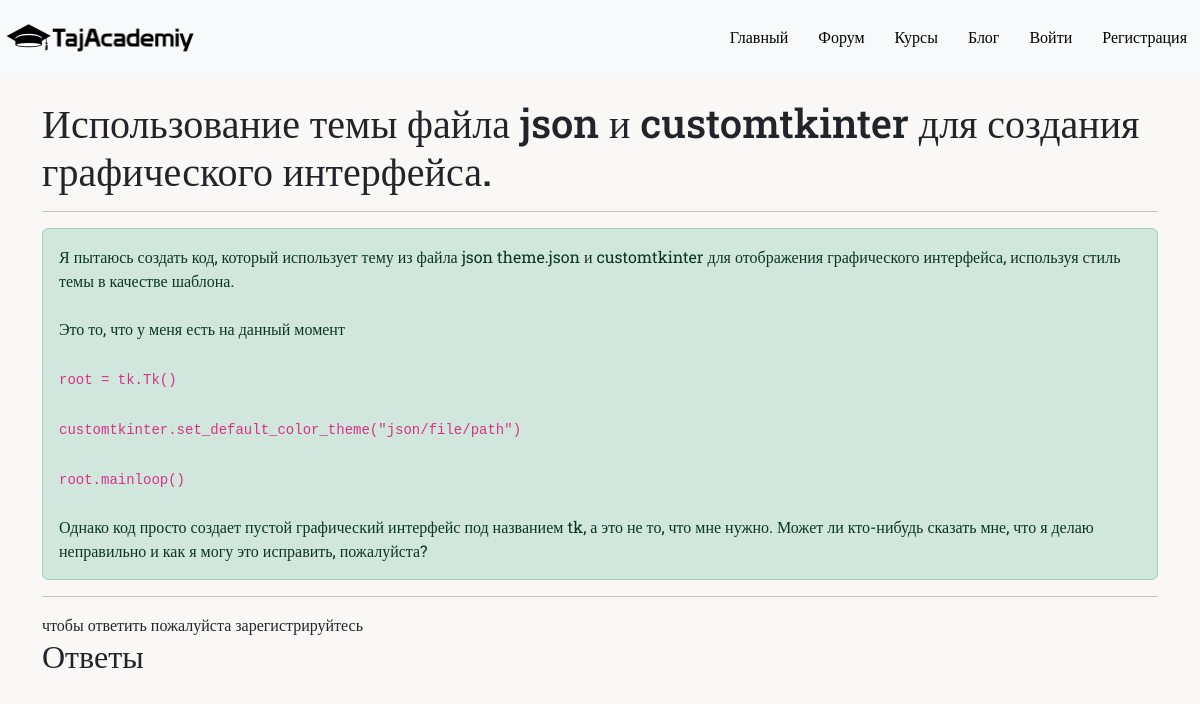
Before: /forum/question/7/ with the older database file.
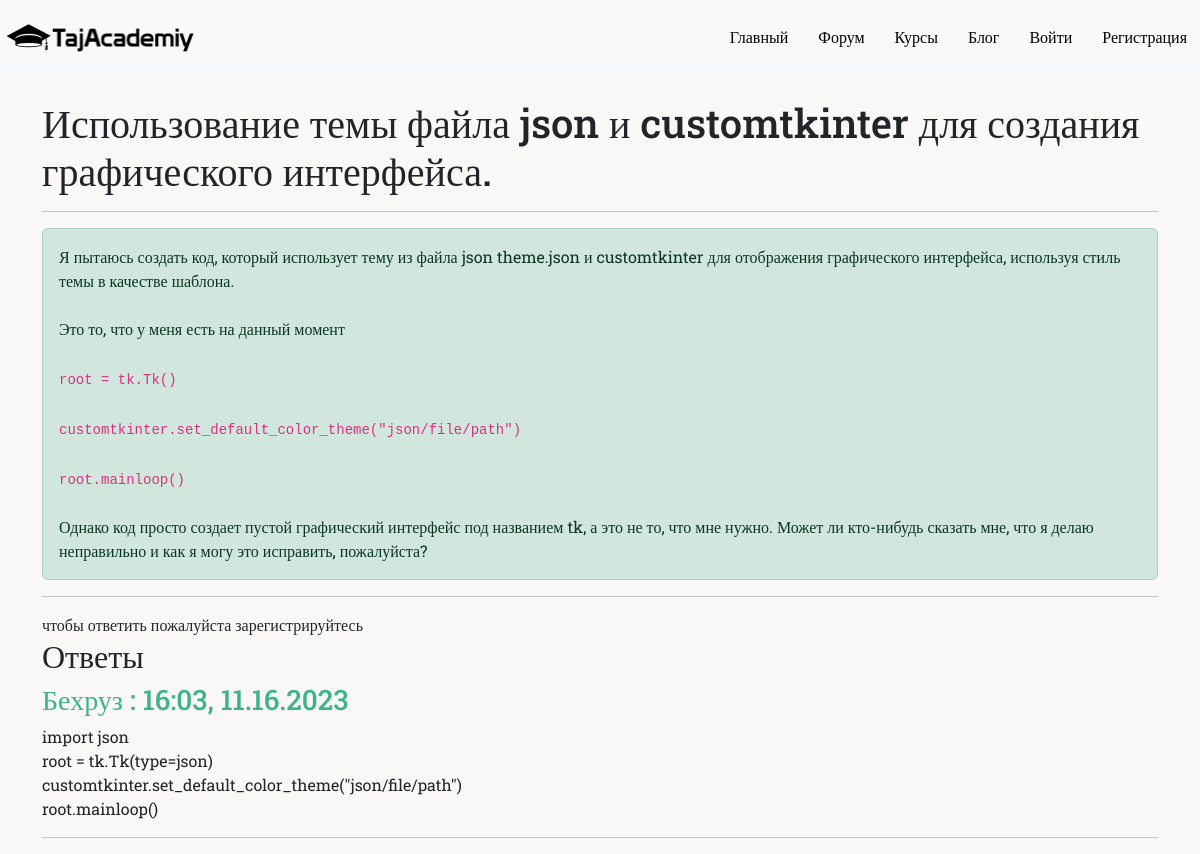
After: the same page with the newer database file.
### acdemiy/models.py (models this page shows, shortened)
class Comments_Forum_Model(models.Model):
    user = models.ForeignKey( UserForm , verbose_name=(""), on_delete=models.CASCADE)
    forum = models.ForeignKey(Forum_Model, verbose_name=(""), on_delete=models.CASCADE)
    text = models.TextField()
    created = models.DateTimeField(auto_now_add=True)

class UserForm(models.Model):
    user = models.ForeignKey( User , verbose_name=(""), on_delete=models.CASCADE)
    email = models.EmailField(max_length=254)
    last_name = models.CharField(max_length=50, blank=True)
    surname = models.CharField(max_length=50 , blank=True)
    password = models.CharField(max_length=50)
    score = models.IntegerField(blank=True , default=0)
    created = models.DateTimeField(auto_now_add=True)
    class Meta:
        verbose_name = ("UserForm")
        verbose_name_plural = ("UserForms")

### acdemiy/views.py (the view)
# urls.py: path('forum/question/<int:pk>/' , views.forum_detaile , name="fumdetaile"),
def forum_detaile(request , pk):
    try:
        form = db.Forum_Model.objects.get(id=pk)
        coments = db.Comments_Forum_Model.objects.filter(forum=form)
        context = {
            'form' : form,
            'comments' : coments,
            'is_detail' : True,
        }
    except:
        return render(request , 'academiy/error.html' , {'error' : 'такая страница не существует 404'})
    return render(request , 'academiy/form.html' , context)

### acdemiy/templates/academiy/form.html (shortened to what this page needs)
{% extends "academiy/layout.html" %}
{% load static %}
{% block stili %}
<link rel="stylesheet" href="{% static 'academiy/css/forum.css' %}">{% endblock %}
{% block body %}
<div class="container" style="text-align: left;">
    {% if is_detail %}
        <div >
            <h1>{{ form.title }}</h1>
            <hr>
            <div class="alert alert-success">
            <span >{% filter linebreaksbr %}{{ form.full_text|safe }}{% endfilter %}</span>
            </div>
            <hr>
            {% if user.is_authenticated %}
                <div>
                    <h2>Ответить</h2>
                    <form action='{% url "academiy:forumansver" %}' method="post">
                        {% csrf_token %}
                        <input type="hidden" name="form_id" value="{{ form.id }}">
                        <textarea name="text" id="" cols="60" rows="5"></textarea>
                        <br>
                        <button type="submit">Ответить</button>
                    </form>
                    <hr>
                </div>
            {% else %}
            <div>чтобы ответить пожалуйста зарегистрируйтесь</div>
            {% endif %}
            <h2>Ответы<h2>
            {% for comment in comments %}
                <h3>{{ comment.user.user.username }} : {{ comment.created|date:'H:i, m.j.Y ' }}</h3>
                <p>{{ comment.text|linebreaksbr }}</p>
                <hr>
            {% endfor %}
        </div>
    {% endif %}
</div>
{% endblock %}

Changed rows visible on the page:
added Comments_Forum_Model: user.user.username "Бехруз", created "16:03, 11.16.2023", text "import json root = tk.Tk(type=json) customtkinter.set_default_color_theme(\"json/file/path\") root.mainloop()"
